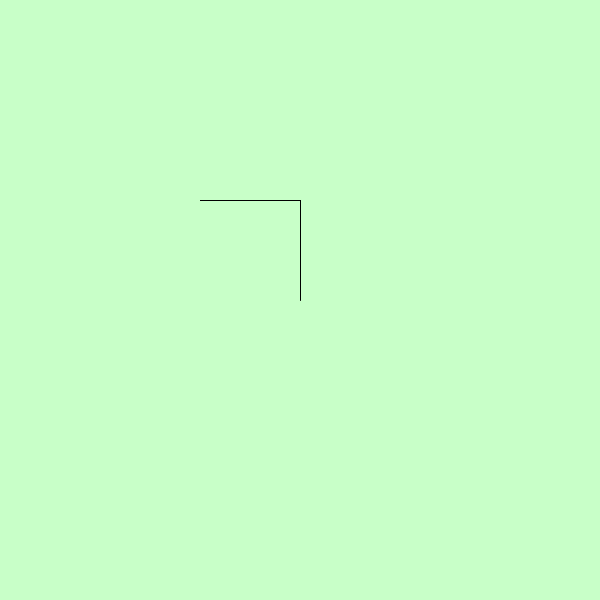
Frame 1 (no input)
Frame 60 (the mouse pressed at the canvas centre just before this capture): identical to frame 1, image omitted
Frame 120 (the mouse held since frame 60 and released just before this capture): identical to frame 1, image omitted

The Processing sketch that drew this single still picture (run headless with seeded random() and noise(); from frame 60 on, the mouse is pressed at the canvas centre):

// Processing sketch: Application
// ── Application.pde
//Bezier curve
PVector[] point = new PVector[3];
PVector[] weight = new PVector[point.length*2];

int pointsPerLine = 5;
//String art stuffs
boolean stringArt = true;
PVector[][] stringPoints = new PVector[point.length-1][pointsPerLine];

float dragDst;
int dragging = -1;
float frames;

void setup() {
  size(600, 600);
  point[0] = new PVector(200, 200);
  point[1] = new PVector(300, 200);
  point[2] = new PVector(300, 300);
  for (int i = 0; i < point.length-1; i++) {
    for (int e = 0; e < pointsPerLine; e++) {
      stringPoints[i][e] = new PVector(0, 0);
    }
  }
}

void draw() {
  background(200, 255, 200);
  frames++;
  drawPointsAndLines();
}

void drawPointsAndLines() {
  if (stringArt) {
    for (int i = 0; i < point.length-1; i++) {
      for (int e = 0; e < pointsPerLine; e++) {
        stringPoints[i][e].x = lerp(point[i].x, point[i+1].x, (e+1)/(pointsPerLine+1));
        stringPoints[i][e].y = lerp(point[i].y, point[i+1].y, (e+1)/(pointsPerLine+1));
      }
    }
    for (int i = 0; i < point.length-2; i++) {
      for (int e = 0; e < pointsPerLine; e++) {
        line(stringPoints[i][e].x, stringPoints[i][e].y, stringPoints[i+1][e].x, stringPoints[i+1][e].y);
      }
    }
  }
  
  
  for (int i = 0; i < point.length-1; i++) {
    line(point[i].x, point[i].y, point[i+1].x, point[i+1].y);
    for (int e = 0; e < pointsPerLine; e++) {
      //line(lerp(point[i].x, point[i+1].x, e/pointsPerLine), lerp(point[i].y, point[i+1].y, e/pointsPerLine));
    }
  }
  for (int i = 0; i < point.length; i++) {
    //circle(point[i].x, point[i].y, 20);
  }
}

void mousePressed() {
  for (int i = 0; i < point.length; i++) {
    if (dist(point[i].x, point[i].y, mouseX, mouseY) < 20) {
      dragging = i;
    }
  }
}

void mouseDragged() {
  if (dragging != -1) {
    point[dragging] = new PVector(mouseX, mouseY);
  }
}

void mouseReleased() {
  dragging = -1;
}
